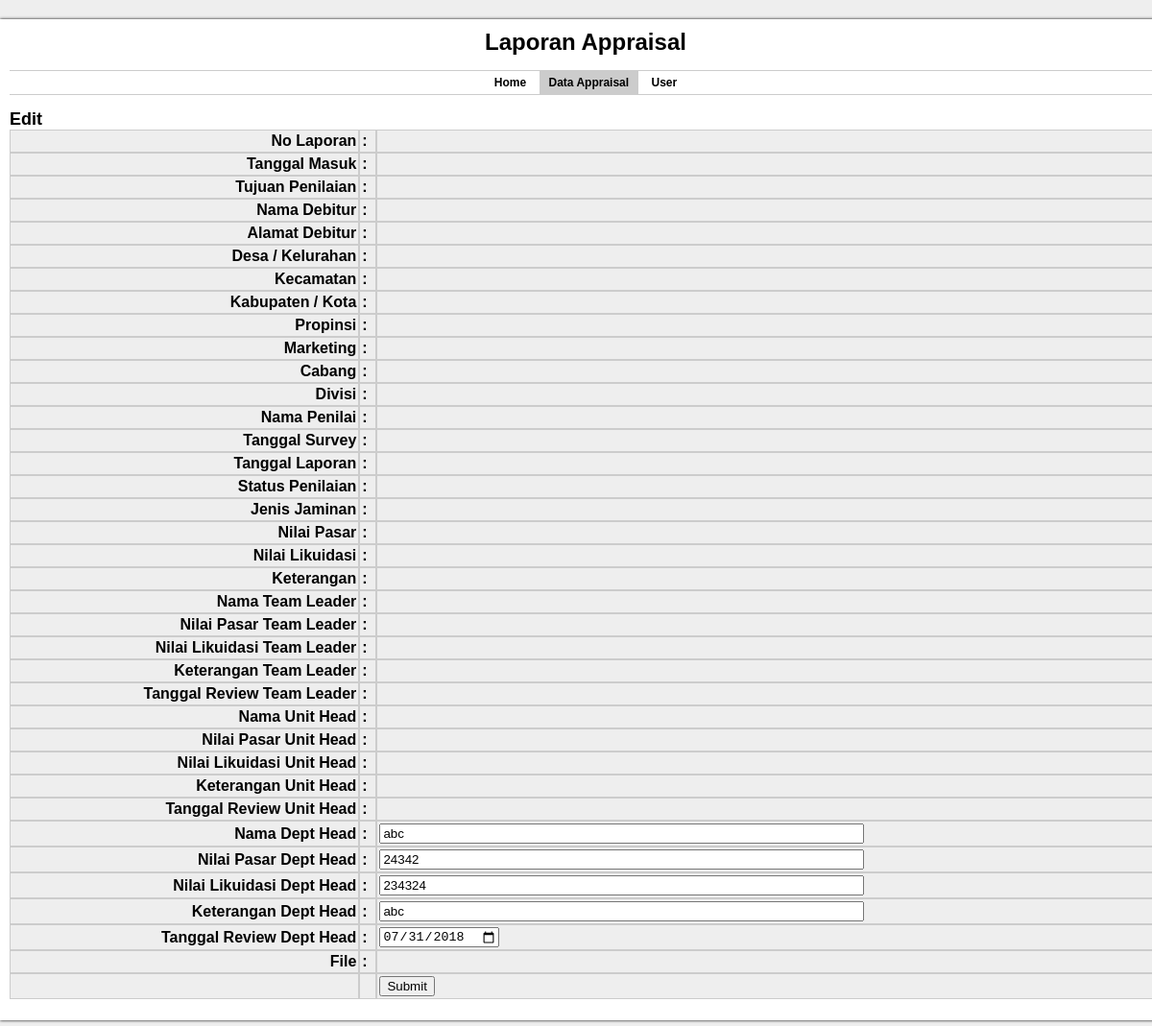
/dept_head/edit-form.php?id=11 (signed in), run on the app's committed database.
### tables this page shows
CREATE TABLE `lpa` (
  `id_laporan` int(10) NOT NULL,
  `no_laporan` varchar(20) NOT NULL,
  `tanggal_masuk` date NOT NULL,
  `tujuan_penilaian` varchar(30) NOT NULL,
  `nama_debitur` varchar(50) NOT NULL,
  `alamat_debitur` varchar(100) NOT NULL,
  `desa_kelurahan` varchar(30) NOT NULL,
  `kecamatan` varchar(30) NOT NULL,
  `kabupaten_kota` varchar(30) NOT NULL,
  `propinsi` varchar(30) NOT NULL,
  `marketing` varchar(30) NOT NULL,
  `cabang` varchar(30) NOT NULL,
  `divisi` varchar(30) NOT NULL,
  `nama_penilai` varchar(30) NOT NULL,
  `tanggal_survey` date NOT NULL,
  `tanggal_laporan` date NOT NULL,
  `status_penilaian` varchar(30) NOT NULL,
  `jenis_jaminan` varchar(30) NOT NULL,
  `mv` decimal(10,0) NOT NULL,
  `lv` decimal(10,0) NOT NULL,
  `keterangan` text NOT NULL,
  `nama_tl` varchar(30) NOT NULL,
  `mv_tl` decimal(10,0) NOT NULL,
  `lv_tl` decimal(10,0) NOT NULL,
  `keterangan_tl` text NOT NULL,
  `tanggal_review_tl` date NOT NULL,
  `nama_uh` varchar(30) NOT NULL,
  `mv_uh` decimal(10,0) NOT NULL,
  `lv_uh` decimal(10,0) NOT NULL,
  `keterangan_uh` text NOT NULL,
  `tanggal_review_uh` date NOT NULL,
  `nama_dh` varchar(30) NOT NULL,
  `mv_dh` decimal(10,0) NOT NULL,
  `lv_dh` decimal(10,0) NOT NULL,
  `keterangan_dh` text NOT NULL,
  `tanggal_review_dh` date NOT NULL,
  `file` varchar(255) NOT NULL
);

### dept_head/edit-form.php (the view, shortened to what this page needs)
<html>
<head>
     <link rel="stylesheet" type="text/css" href="../style.css">
</head>
<body>
    <div id="container">
    	<div id="header">
    		<h1>Laporan Appraisal</h1>
        </div>
	 <div id="menu">
        	<a href="../dept_head/index.php">Home</a>
            <a href="../dept_head/download.php"class="active">Data Appraisal</a>
			<a href="../dept_head/user.php">User</a>
        </div>
         <div id="content">
        	<h2>Edit</h2>
            </div>
<?php
$id = $_GET['id'];
$query = mysql_query("select * from lpa where id_laporan='$id'") or die(mysql_error());
$data = mysql_fetch_array($query);
?>
<form name="update_data" action="../dept_head/update-form.php" method="post" enctype="multipart/form-data">
<table border="0" cellpadding="5" cellspacing="0">
 <table width="100%" align="center" border="0" bgcolor="#eee" cellpadding="2" cellspacing="0">
		<tr>
          <td align="right"><b>No Laporan</b></td>
          <td><b>:</b></td>
          <td><input type="text" name="no_laporan" size="60" value="<?php echo $data['no_laporan']; ?>" hidden /></td>
        </tr>
        <tr>
          <td align="right"><b>Tanggal Masuk</b></td>
          <td><b>:</b></td>
          <td><input type="date" name="tanggal_masuk" size="60" value="<?php echo $data['tanggal_masuk']; ?>" hidden /></td>
        </tr>
        <tr>
          <td align="right"><b>Tujuan Penilaian</b></td>
          <td><b>:</b></td>
          <td><input type="text" name="tujuan_penilaian" size="60" value="<?php echo $data['tujuan_penilaian']; ?>" hidden /></td>
        </tr>
        <tr>
          <td align="right"><b>Nama Debitur</b></td>
          <td><b>:</b></td>
          <td><input type="text" name="nama_debitur" size="60" value="<?php echo $data['nama_debitur']; ?>" hidden /></td>
        </tr>
        <tr>
          <td align="right"><b>Alamat Debitur</b></td>
          <td><b>:</b></td>
          <td><input type="text" name="alamat_debitur" size="60" value="<?php echo $data['alamat_debitur']; ?>" hidden /></td>
        </tr>
        <tr>
          <td align="right"><b>Desa / Kelurahan</b></td>
          <td><b>:</b></td>
          <td><input type="text" name="desa_kelurahan" size="60" value="<?php echo $data['desa_kelurahan']; ?>" hidden /></td>
        </tr>
        <tr>
          <td align="right"><b>Kecamatan</b></td>
          <td><b>:</b></td>
          <td><input type="text" name="kecamatan" size="60" value="<?php echo $data['kecamatan']; ?>" hidden  /></td>
        </tr>
        <tr>
          <td align="right"><b>Kabupaten / Kota</b></td>
          <td><b>:</b></td>
          <td><input type="text" name="kabupaten_kota" size="60" value="<?php echo $data['kabupaten_kota']; ?>" hidden  /></td>
        </tr>
        <tr>
          <td align="right"><b>Propinsi</b></td>
          <td><b>:</b></td>
          <td><input type="text" name="propinsi" size="60" value="<?php echo $data['propinsi']; ?>" hidden /></td>
        </tr>
        <tr>
          <td align="right"><b>Marketing</b></td>
          <td><b>:</b></td>
          <td><input type="text" name="marketing" size="60" value="<?php echo $data['marketing']; ?>" hidden  /></td>
        </tr>
        <tr>
          <td align="right"><b>Cabang</b></td>
          <td><b>:</b></td>
          <td><input type="text" name="cabang" size="60" value="<?php echo $data['cabang']; ?>" hidden  /></td>
        </tr>
        <tr>
          <td align="right"><b>Divisi</b></td>
          <td><b>:</b></td>
          <td><input type="text" name="divisi" size="60" value="<?php echo $data['divisi']; ?>" hidden  /></td>
        </tr>
        <tr>
          <td align="right"><b>Nama Penilai</b></td>
          <td><b>:</b></td>
          <td><input type="text" name="nama_penilai" size="60" value="<?php echo $data['nama_penilai']; ?>" hidden /></td>
        </tr>
        <tr>
          <td align="right"><b>Tanggal Survey</b></td>
          <td><b>:</b></td>
          <td><input type="date" name="tanggal_survey" size="60" value="<?php echo $data['tanggal_survey']; ?>" hidden /></td>
        </tr>
        <tr>
          <td align="right"><b>Tanggal Laporan</b></td>
          <td><b>:</b></td>
          <td><input type="date" name="tanggal_laporan" size="60" value="<?php echo $data['tanggal_laporan']; ?>" hidden /></td>
        </tr>
        <tr>
          <td align="right"><b>Status Penilaian</b></td>
          <td><b>:</b></td>
          <td><input type="text" name="status_penilaian" size="60" value="<?php echo $data['status_penilaian']; ?>" hidden /></td>
        </tr>
        <tr>
          <td align="right"><b>Jenis Jaminan</b></td>
          <td><b>:</b></td>
          <td><input type="text" name="jenis_jaminan" size="60" value="<?php echo $data['jenis_jaminan']; ?>" hidden /></td>
        </tr>
        <tr>
          <td align="right"><b>Nilai Pasar</b></td>
          <td><b>:</b></td>
          <td><input type="decimal" name="mv" size="60" value="<?php echo $data['mv']; ?>" hidden /></td>
        </tr>
        <tr>
          <td align="right"><b>Nilai Likuidasi</b></td>
          <td><b>:</b></td>
          <td><input type="decimal" name="lv" size="60" value="<?php echo $data['lv']; ?>" hidden /></td>
        </tr>
        <tr>
          <td align="right"><b>Keterangan</b></td>
          <td><b>:</b></td>
          <td><input type="text" name="keterangan" size="60" height="100" value="<?php echo $data['keterangan']; ?>" hidden /></td>
        </tr>
        <tr>
          <td align="right"><b>Nama Team Leader</b></td>
          <td><b>:</b></td>
          <td><input type="text" name="nama_tl" size="60" value="<?php echo $data['nama_tl']; ?>" hidden /></td>
        </tr>
        <tr>
          <td align="right"><b>Nilai Pasar Team Leader</b></td>
          <td><b>:</b></td>
          <td><input type="text" name="mv_tl" size="60" value="<?php echo $data['mv_tl']; ?>" hidden  /></td>
        </tr>
        <tr>
          <td align="right"><b>Nilai Likuidasi Team Leader</b></td>
          <td><b>:</b></td>
          <td><input type="text" name="lv_tl" size="60" value="<?php echo $data['lv_tl']; ?>" hidden  /></td>
        </tr>
        <tr>
          <td align="right"><b>Keterangan Team Leader</b></td>
          <td><b>:</b></td>
          <td><input type="text" name="keterangan_tl" size="60" height="100" value="<?php echo $data['keterangan_tl']; ?>" hidden  /></td>
        </tr>
        <tr>
          <td align="right"><b>Tanggal Review Team Leader</b></td>
          <td><b>:</b></td>
          <td><input type="date" name="tanggal_review_tl" size="60" value="<?php echo $data['tanggal_review_tl']; ?>" hidden /></td>
        </tr>
        <tr>
          <td align="right"><b>Nama Unit Head</b></td>
          <td><b>:</b></td>
          <td><input type="text" name="nama_uh" size="60" value="<?php echo $data['nama_uh']; ?>" hidden /></td>
        </tr>
        <tr>
          <td align="right"><b>Nilai Pasar Unit Head</b></td>
          <td><b>:</b></td>
          <td><input type="decimal" name="mv_uh" size="60" value="<?php echo $data['mv_uh']; ?>" hidden /></td>
        </tr>
        <tr>
          <td align="right"><b>Nilai Likuidasi Unit Head</b></td>
          <td><b>:</b></td>
          <td><input type="decimal" name="lv_uh" size="60" value="<?php echo $data['lv_uh']; ?>" hidden /></td>
        </tr>
        <tr>
          <td align="right"><b>Keterangan Unit Head</b></td>
          <td><b>:</b></td>
          <td><input type="text" name="keterangan_uh" size="60" height="100" value="<?php echo $data['keterangan_uh']; ?>" hidden /></td>
        </tr>
        <tr>
          <td align="right"><b>Tanggal Review Unit Head</b></td>
          <td><b>:</b></td>
          <td><input type="date" name="tanggal_review_uh" size="60" value="<?php echo $data['tanggal_review_uh']; ?>" hidden /></td>
        </tr>
        <tr>
          <td align="right"><b>Nama Dept Head</b></td>
          <td><b>:</b></td>
          <td><input type="text" name="nama_dh" size="60" value="<?php echo $data['nama_dh']; ?>" required /></td>
        </tr>
        <tr>
          <td align="right"><b>Nilai Pasar Dept Head</b></td>
          <td><b>:</b></td>
          <td><input type="decimal" name="mv_dh" size="60" value="<?php echo $data['mv_dh']; ?>" required /></td>
        </tr>
        <tr>
          <td align="right"><b>Nilai Likuidasi Dept Head</b></td>
          <td><b>:</b></td>
          <td><input type="decimal" name="lv_dh" size="60" value="<?php echo $data['lv_dh']; ?>" required /></td>
        </tr>
        <tr>
          <td align="right"><b>Keterangan Dept Head</b></td>
          <td><b>:</b></td>
          <td><input type="text" name="keterangan_dh" size="60" height="100" value="<?php echo $data['keterangan_dh']; ?>" required /></td>
        </tr>
        <tr>
          <td align="right"><b>Tanggal Review Dept Head</b></td>
          <td><b>:</b></td>
          <td><input type="date" name="tanggal_review_dh" size="60" value="<?php echo $data['tanggal_review_dh']; ?>" required /></td>
        </tr>
        <tr>
          <td align="right"><b>File</b></td>
          <td><b>:</b></td>
          <td><input type="file" name="file" value="<?php echo $data['file']; ?>" hidden  /></td>
        </tr>
        <tr>
          <td>&nbsp;</td>
          <td>&nbsp;</td>
          <td><input type="submit" name="upload"  /></td>
        </tr>
      </table>
</form>
</body>
</html>

### style.css (style rules this page uses)
body { font-family:Tahoma, Geneva, sans-serif; font-size:12px; background-color:#eee; margin:0; padding:0; }
h1, h2, h3 { margin:0; padding:0; }
#container { width:1200px; margin:20px auto; padding:10px; background-color:#fff; box-shadow:0px 0px 3px #000; }
#header { text-align:center; }
#menu { text-align:center; margin:15px 0px; border-top:1px solid #CCC; border-bottom:1px solid #CCC; }
#menu a { display:inline-block; padding:5px 10px; text-decoration:none; color:#000; font-weight:bold; }
#menu a.active { background-color:#CCC; }
.table, th, td { border-collapse:collapse; border:1px solid #ccc; }

### data on the page
lpa: nama_dh "abc", mv_dh "24342", lv_dh "234324", keterangan_dh "abc", tanggal_review_dh "07/31/2018"
